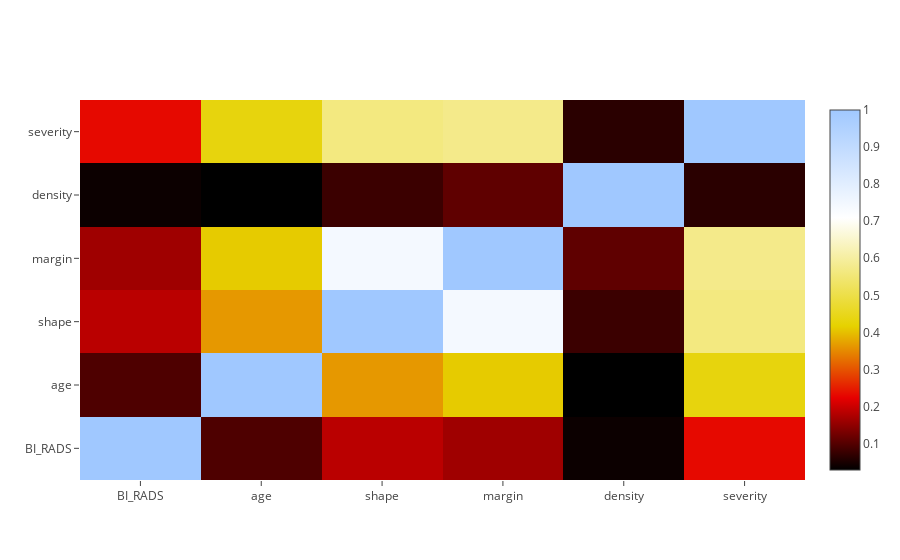

Notebook source saved alongside this figure:
### Code cell
import plotly.offline as py
from plotly.offline import init_notebook_mode, iplot
import plotly.graph_objs as go
from plotly import tools
init_notebook_mode(connected=True)
import plotly.figure_factory as ff

corelation=masses_data.corr()
data=[go.Heatmap(z = np.array(corelation.values),
                   x = np.array(corelation.columns),
                   y = np.array(corelation.columns),
                     colorscale='Blackbody',)
       ]


py.iplot(data)

### Figure 1 — Plotly figure (JSON) as saved in the notebook; plotly's stock layout.template omitted (floating-point values rounded to 4 significant figures)
{"data": [{"colorscale": "Blackbody", "type": "heatmap", "x": ["BI_RADS", "age", "shape", "margin", "density", "severity"], "y": ["BI_RADS", "age", "shape", "margin", "density", "severity"], "z": [[1, 0.09475, 0.1861, 0.1631, 0.03873, 0.2316], [0.09475, 1, 0.3641, 0.4114, 0.02895, 0.4321], [0.1861, 0.3641, 1, 0.7422, 0.07867, 0.5633], [0.1631, 0.4114, 0.7422, 1, 0.1094, 0.5749], [0.03873, 0.02895, 0.07867, 0.1094, 1, 0.06401], [0.2316, 0.4321, 0.5633, 0.5749, 0.06401, 1]]}], "layout": {}}
